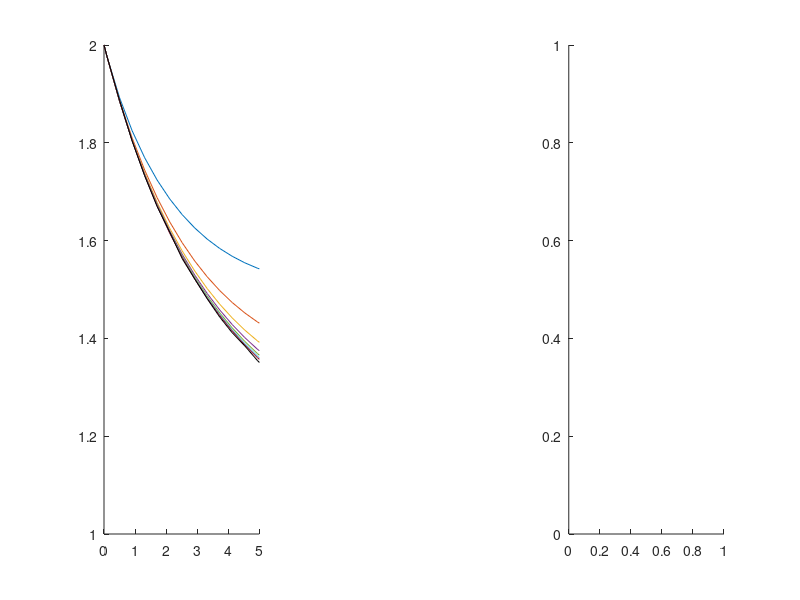

Reproduce this figure in MATLAB. (Note: this script raises an error after producing the figure.)
% Creates the plot for figure 2.
%% Figure 2(a)
clear
load nvars_comb

subplot(1,3,1)
% Show the first 8 for convergence
for i = 2:8
    hold on
    plot([0;sig_est(:,1)],[2;sig_est(:,i)],'-'); 
end
% Show 18 for the 'converged' value, could show extrapolated value, but
% they amount to essentially the same thing for this scale.
hold on
plot([0;sig_est(:,1)],[2;sig_est(:,18)],'k-'); 
xlim([0,5])

%% Now for the cow data
%% Cow experiment 1
subplot(1,3,3)
probA = readtable('~/Dropbox (MIT)/NonEqDetection/Data/lying_exp_1.txt').Var1;
% probA extracted from fig 1 (b) of Tolkamp et al.
probB = readtable('~/Dropbox (MIT)/NonEqDetection/Data/stand_exp_1.txt').Var1;
% probA extracted from fig 2 (c) of Tolkamp et al. (hence log conversion
% later)
histogram('BinEdges',linspace(0,4,length(probA)+1),'BinCounts',probA,...
    'Normalization','pdf','DisplayStyle', 'stairs')


X_A = linspace(0,4,length(probA)+1);
X_A = 0.5*(X_A(2:end) + X_A(1:end-1));
tA = X_A*probA/sum(probA);
tA2 = (X_A.^2)*probA/sum(probA);

X_B = linspace(0,12,length(probB)+1);
X_B = 0.5*(X_B(2:end) + X_B(1:end-1));
tB = exp(X_B/60)*probB/sum(probB);

sig = 2/(tA + tB) * gamma_precomp(tA2/tA^2,true);
fprintf('For experiment 1, <tA^2>/<tA>^2 = %4.3f, and sig_T = %4.3f k_B /h\n',tA2/tA^2,sig)
subplot(1,3,1)
hold on
plot([0,sig*(tA + tB)/2],tA2/tA^2 *[1 1],'k:')
plot(sig*(tA + tB)/2 *[1 1],[tA2/tA^2 , 1],'k:')


%% Cow experiment 2
probA = readtable('~/Dropbox (MIT)/NonEqDetection/Data/lying_exp_2.txt').Var1;
probB = readtable('~/Dropbox (MIT)/NonEqDetection/Data/stand_exp_2.txt').Var1;
subplot(1,3,3)
hold on
histogram('BinEdges',linspace(0,4,length(probA)+1),'BinCounts',probA,...
    'Normalization','pdf','DisplayStyle', 'stairs')

X_A = linspace(0,4,length(probA)+1);
X_A = 0.5*(X_A(2:end) + X_A(1:end-1));
tA = X_A*probA/sum(probA);
tA2 = (X_A.^2)*probA/sum(probA);

X_B = linspace(0,12,length(probB)+1);
X_B = 0.5*(X_B(2:end) + X_B(1:end-1));
tB = exp(X_B/60)*probB/sum(probB);

sig = 2/(tA + tB) * gamma_precomp(tA2/tA^2,true);
fprintf('For experiment 2, <tA^2>/<tA>^2 = %4.3f, and sig_T = %4.3f k_B /h\n',tA2/tA^2,sig)
subplot(1,3,1)
hold on
plot([0,sig*(tA + tB)/2],tA2/tA^2 *[1 1],'k:')
plot(sig*(tA + tB)/2 *[1 1],[tA2/tA^2 , 1],'k:')

%% Cow experiment 3
probA = readtable('~/Dropbox (MIT)/NonEqDetection/Data/lying_exp_3.txt').Var1;
probB = readtable('~/Dropbox (MIT)/NonEqDetection/Data/stand_exp_3.txt').Var1;
subplot(1,3,3)
hold on
histogram('BinEdges',linspace(0,4,length(probA)+1),'BinCounts',probA,...
    'Normalization','pdf','DisplayStyle', 'stairs')
xlabel('Time spent lying (h)')
ylabel('Probability density')
ylim([0,1.6])
legend({'Indoor beef','Outdoor beef','Dairy'})


X_A = linspace(0,4,length(probA)+1);
X_A = 0.5*(X_A(2:end) + X_A(1:end-1));
tA = X_A*probA/sum(probA);
tA2 = (X_A.^2)*probA/sum(probA);

X_B = linspace(0,12,length(probB)+1);
X_B = 0.5*(X_B(2:end) + X_B(1:end-1));
tB = exp(X_B/60)*probB/sum(probB);

sig = 2/(tA + tB) * gamma_precomp(tA2/tA^2,true);
fprintf('For experiment 3, <tA^2>/<tA>^2 = %4.3f, and sig_T = %4.3f k_B /h\n',tA2/tA^2,sig)
subplot(1,3,1)
hold on
plot([0,sig*(tA + tB)/2],tA2/tA^2 *[1 1],'k:')
plot(sig*(tA + tB)/2 *[1 1],[tA2/tA^2 , 1],'k:')

%% And the gene data
%% For GTGlutaminas
X = readtable('~/Dropbox (MIT)/NonEqDetection/Data/GTGlutaminase.txt').Var1;
Y = linspace(0,10,length(X)+1);
Y = 0.5*(Y(2:end) + Y(1:end-1));
subplot(1,3,2)
hold on
histogram('BinEdges',linspace(0,10,length(X)+1),'BinCounts',X,...
    'Normalization','pdf','DisplayStyle', 'stairs')
xlabel('Time spent in off state (h)')
ylabel('Probability density')
tA = Y*X/sum(X);
tA2 = (Y.^2)*X/sum(X);
tB = 5/60; % from median on figure - estimate but not so important since it is so small.
sig = 2/(tA + tB) * gamma_precomp(tA2/tA^2,true);
fprintf('For GTGlutaminas gene, <tA^2>/<tA>^2 = %4.3f, and sig_T = %4.3f k_B /h\n',tA2/tA^2,sig)
subplot(1,3,1)
hold on
plot([0,sig*(tA + tB)/2],tA2/tA^2 *[1 1],'k--')
plot(sig*(tA + tB)/2 *[1 1],[tA2/tA^2 , 1],'k--')

%% For Bmal1
subplot(1,3,2)
X = readtable('~/Dropbox (MIT)/NonEqDetection/Data/Bmal1a_off.txt').Var1;
Y = linspace(0,10,length(X)+1);
Y = 0.5*(Y(2:end) + Y(1:end-1));
histogram('BinEdges',linspace(0,10,length(X)+1),'BinCounts',X,...
    'Normalization','pdf','DisplayStyle', 'stairs')
legend({'GT:Glutaminase','Bmal1a'})
xlim([0,6])
tA = Y*X/sum(X);
tA2 = (Y.^2)*X/sum(X);
tB = 5/60; % from median on figure - estimate but not so important since it is so small.
sig = 2/(tA + tB) * gamma_precomp(tA2/tA^2,true);
fprintf('For Bmal1 gene, <tA^2>/<tA>^2 = %4.3f, and sig_T = %4.3f k_B /h\n',tA2/tA^2,sig)
subplot(1,3,1)
hold on
plot([0,sig*(tA + tB)/2],tA2/tA^2 *[1 1],'k--')
plot(sig*(tA + tB)/2 *[1 1],[tA2/tA^2 , 1],'k--')
ylim([1.3,2])

%saveas(gcf,'fig2.pdf')